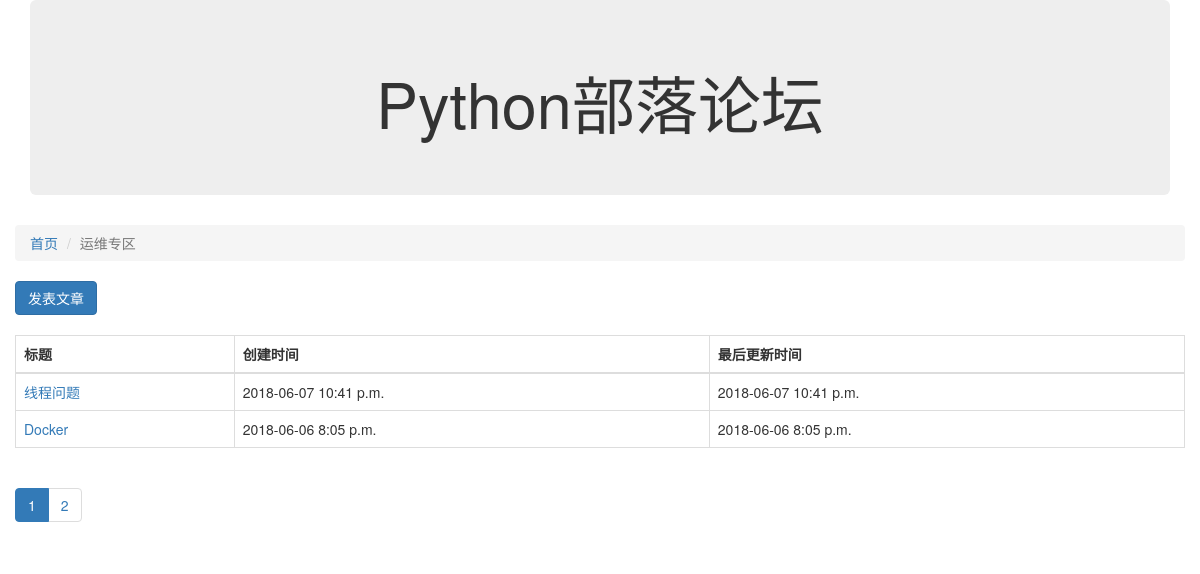
/article/list/3, run on the app's committed database.
### block/models.py (models this page shows, shortened)
class Block(models.Model):
    name = models.CharField('板块名称', max_length=16)
    desc = models.CharField('板块描述', max_length=36)
    manager = models.CharField('板块管理员', max_length=12)
    status = models.IntegerField('状态', choices=((0, '正常'), (-1, '不正常')), default=0)
    class Meta:
        verbose_name = '板块'
        verbose_name_plural = '板块'

### article/models.py (models this page shows, shortened)
class Article(models.Model):
    owner = models.ForeignKey(User, verbose_name='作者')
    block = models.ForeignKey(Block, verbose_name='板块ID')
    title = models.CharField('文章标题', max_length=100)
    content = models.TextField('文章内容', max_length=10000)
    status = models.IntegerField('状态', choices=((0, '正常'), (-1, '删除')), default=0)
    create_timestamp = models.DateTimeField('创建时间', auto_now_add=True)   # 只在创建时记录一次时间
    last_update_timestamp = models.DateTimeField('最后更新时间', auto_now=True)  # 每次更新都记录时间
    class Meta:
        verbose_name = '文章'
        verbose_name_plural = '文章'

### article/views.py (the view)
# urls.py: url(r'^list/(?P<block_id>\d+)', article_list, name='article_list'),
def article_list(request, block_id):
    block_id = int(block_id)
    block = Block.objects.get(id=block_id)
    all_articles = Article.objects.filter(block=block, status=0).order_by('-id')
    page_no = int(request.GET.get('page_no', 1))  # 当前页码
    articles, pagination_data = paginate_queryset(all_articles, page_no)
    return render(request, 'article_list.html', {'articles': articles, 'b': block, 'pagination_data': pagination_data})

### article/templates/article_list.html
{% extends "base.html" %}
{% block content %}
  <ol class="breadcrumb">
    <li><a href="/">首页</a></li>
    <li class="active">{{ b.name }}</li>
  </ol>
  <a href="{% url 'create_article' b.id %}" class="btn btn-primary">发表文章</a>
  <br/>
  <br/>
  <table class="table table-bordered">
    <thead>
    <tr>
      <th>标题</th>
      <th>创建时间</th>
      <th>最后更新时间</th>
    </tr>
    </thead>
    <tbody>
    {% for article in articles %}
      <tr>
        <td><a href="{% url 'article_detail' article.id %} ">{{ article.title }}</a></td>
        <td>{{ article.create_timestamp|date:"Y-m-d P" }}</td>
        <td>{{ article.last_update_timestamp|date:"Y-m-d P" }}</td>
      </tr>
    {% endfor %}
    </tbody>
  </table>
  {% include 'component/paginator.html' %}
{% endblock %}

### data on the page
Block: name "运维专区"
Article: title "线程问题", create_timestamp "2018-06-07 10:41 p.m.", last_update_timestamp "2018-06-07 10:41 p.m."
Article: title "Docker", create_timestamp "2018-06-06 8:05 p.m.", last_update_timestamp "2018-06-06 8:05 p.m."

### other printed values
{{ lnk }} "1"
{{ lnk }} "2"
